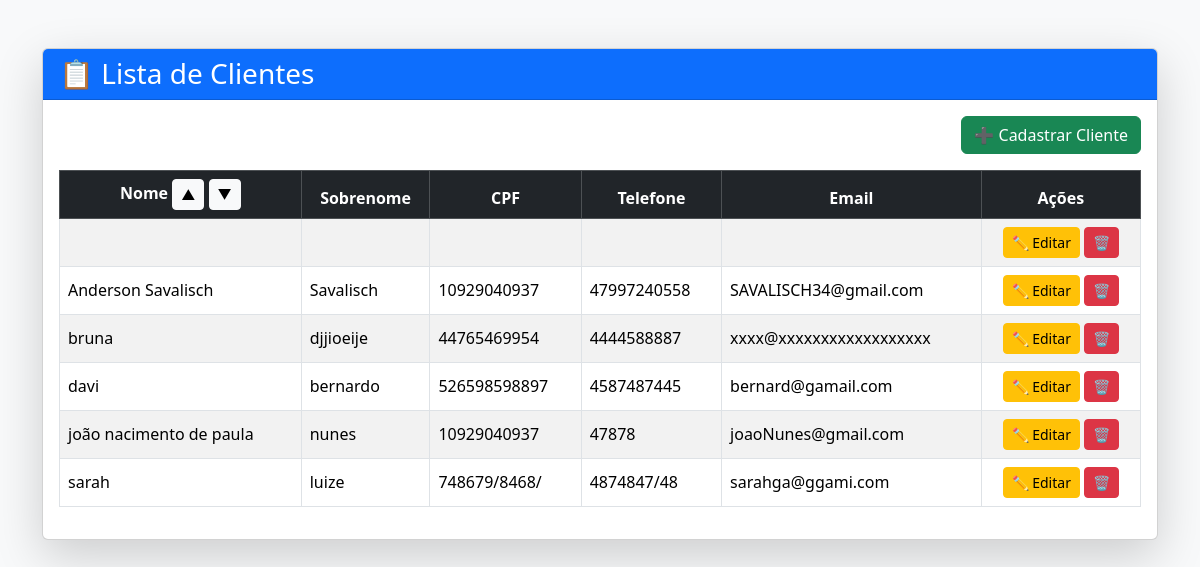
Page /clientes?sort=nome_asc on the committed database.
### core/models.py (models this page shows, shortened)
class Cliente(models.Model):
    nome = models.CharField(max_length=200)
    sobrenome = models.CharField(max_length=200, null=True, blank=True)
    cpf = models.CharField(max_length=30, null=True, blank=True)
    telefone = models.CharField(max_length=30, null=True, blank=True)
    email = models.EmailField(max_length=100, null=True, blank=True)
    data_nascimento = models.DateField(null=True, blank=True)

### core/views.py (the view)
# urls.py: path('clientes', clientes, name="urlclientes"),
def clientes(request):
    sort = request.GET.get('sort')
    if sort == 'nome_asc':
        cli = Cliente.objects.all().order_by('nome')
    elif sort == 'nome_desc':
        cli = Cliente.objects.all().order_by('-nome')
    else:
        cli = Cliente.objects.all()
    context = {'cli': cli}
    return render(request, 'clientes.html', context)

### core/templates/clientes.html (shortened to what this page needs)
{% load bootstrap5 %}
<!DOCTYPE html>
<html lang="pt-br">
<head>
    {% bootstrap_css %}
</head>
<body class="bg-light">
<div class="container mt-5">
    <div class="card shadow-lg">
        <div class="card-header bg-primary text-white">
            <h3 class="mb-0">📋 Lista de Clientes</h3>
        </div>
        <div class="card-body">
            <div class="mb-3 text-end">
                <a href="{% url 'urlcadastraClientes' %}" class="btn btn-success">
                    ➕ Cadastrar Cliente
                </a>
            </div>
            {% if cli %}
            <div class="table-responsive">
                <table class="table table-striped table-hover table-bordered align-middle">
                    <thead class="table-dark text-center">
                        <tr>
                            <th>
                                Nome
                                <a href="?sort=nome_asc" class="btn btn-sm btn-light">▲</a>
                                <a href="?sort=nome_desc" class="btn btn-sm btn-light">▼</a>
                            </th>
                            <th>Sobrenome</th>
                            <th>CPF</th>
                            <th>Telefone</th>
                            <th>Email</th>
                            <th>Ações</th>
                        </tr>
                    </thead>
                    <tbody>
                        {% for c in cli %}
                        <tr>
                            <td>{{ c.nome }}</td>
                            <td>{{ c.sobrenome }}</td>
                            <td>{{ c.cpf }}</td>
                            <td>{{ c.telefone }}</td>
                            <td>{{ c.email }}</td>
                            <td class="text-center">
                                <a href="{% url 'editar_cliente' c.id %}" class="btn btn-warning btn-sm">
                                    ✏ Editar
                                </a>
                                <form method="post"
                                      action="{% url 'excluir_cliente' c.id %}"
                                      style="display:inline;"
                                      onsubmit="return confirm('Tem certeza que deseja excluir este cliente?');">
                                    <button type="submit" class="btn btn-danger btn-sm">
                                        🗑
                                    </button>
                                </form>
                            </td>
                        </tr>
                        {% endfor %}
                    </tbody>
                </table>
            </div>
            {% else %}
                <div class="alert alert-warning text-center">
                    Nenhum cliente cadastrado.
                </div>
            {% endif %}
        </div>
    </div>
</div>
</body>
</html>

### rows in the picture
Cliente: nome "Anderson Savalisch", sobrenome "Savalisch", cpf "10929040937", telefone "47997240558", email "SAVALISCH34@gmail.com"
Cliente: nome "bruna", sobrenome "djjioeije", cpf "44765469954", telefone "4444588887", email "xxxx@xxxxxxxxxxxxxxxxxx"
Cliente: nome "davi", sobrenome "bernardo", cpf "526598598897", telefone "4587487445", email "bernard@gamail.com"
Cliente: nome "joão nacimento de paula", sobrenome "nunes", cpf "10929040937", telefone "47878", email "joaoNunes@gmail.com"
Cliente: nome "sarah", sobrenome "luize", cpf "748679/8468/", telefone "4874847/48", email "sarahga@ggami.com"
